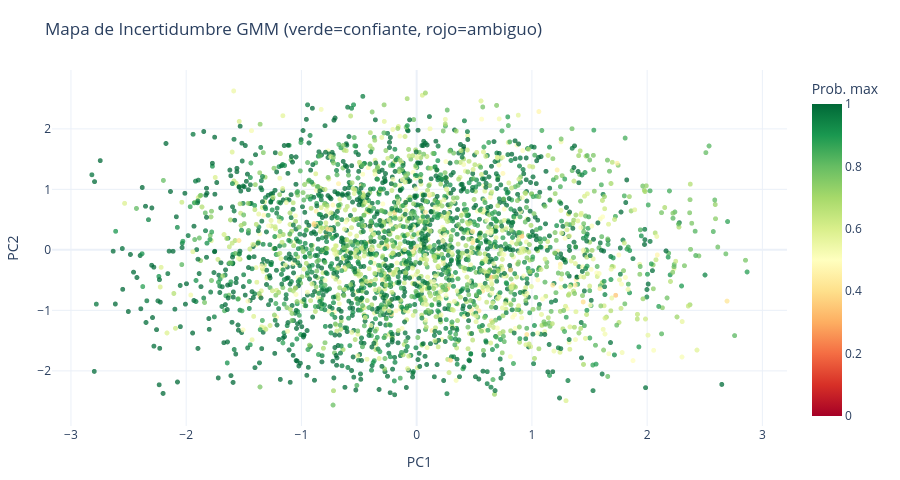

This figure's notebook cell:
### Markdown cell above
### 7.8 Mapa de Incertidumbre — Probabilidades Soft GMM

Verde = asignación clara. Rojo = zona de transición entre ecorregiones.

### Code cell
max_prob = gmm_probs.max(axis=1)
from sklearn.decomposition import PCA as _PCA
pca2 = _PCA(n_components=2, random_state=42)
pca_coords = pca2.fit_transform(X_scaled)
np.random.seed(42)
sidx = np.random.choice(len(X_scaled), size=min(3000, len(X_scaled)), replace=False)
fig_unc = px.scatter(
    x=pca_coords[sidx, 0], y=pca_coords[sidx, 1],
    color=max_prob[sidx], color_continuous_scale='RdYlGn', range_color=[0,1],
    opacity=0.75, labels={'x':'PC1','y':'PC2','color':'Prob. max'},
    title='Mapa de Incertidumbre GMM (verde=confiante, rojo=ambiguo)',
    template='plotly_white',
)
fig_unc.update_traces(marker_size=5)
fig_unc.update_layout(height=480, margin=dict(l=40,r=40,t=70,b=40))
fig_unc.show()
fig_hist = px.histogram(
    x=max_prob, nbins=50,
    labels={'x':'Probabilidad maxima de pertenencia'},
    title='Distribucion de Confianza de Asignacion GMM',
    template='plotly_white', color_discrete_sequence=['#2d6a4f'],
)
fig_hist.add_vline(x=0.8, line_dash='dot', line_color='red',
                   annotation_text='Umbral 0.8')
fig_hist.update_layout(height=350, margin=dict(l=40,r=40,t=70,b=40))
fig_hist.show()
ambiguous = (max_prob < 0.8).sum()
print(f'Muestras con confianza < 0.8 (zonas de transicion): {ambiguous} ({ambiguous/len(max_prob)*100:.1f}%)')

### Figure 1 — Plotly figure (JSON) as saved in the notebook; plotly's stock layout.template omitted (floating-point values rounded to 4 significant figures; data arrays with more than 128 entries replaced by an {"elided": "..."} marker saying what was removed)
{"data": [{"hovertemplate": "PC1=%{x}<br>PC2=%{y}<br>Prob. max=%{marker.color}<extra></extra>", "legendgroup": "", "marker": {"color": {"elided": "3000 float values"}, "coloraxis": "coloraxis", "opacity": 0.75, "size": 5, "symbol": "circle"}, "mode": "markers", "name": "", "showlegend": false, "type": "scattergl", "x": {"elided": "3000 float values"}, "xaxis": "x", "y": {"elided": "3000 float values"}, "yaxis": "y"}], "layout": {"coloraxis": {"cmax": 1, "cmin": 0, "colorbar": {"title": {"text": "Prob. max"}}, "colorscale": [[0, "rgb(165,0,38)"], [0.1, "rgb(215,48,39)"], [0.2, "rgb(244,109,67)"], [0.3, "rgb(253,174,97)"], [0.4, "rgb(254,224,139)"], [0.5, "rgb(255,255,191)"], [0.6, "rgb(217,239,139)"], [0.7, "rgb(166,217,106)"], [0.8, "rgb(102,189,99)"], [0.9, "rgb(26,152,80)"], [1, "rgb(0,104,55)"]]}, "height": 480, "legend": {"tracegroupgap": 0}, "margin": {"b": 40, "l": 40, "r": 40, "t": 70}, "title": {"text": "Mapa de Incertidumbre GMM (verde=confiante, rojo=ambiguo)"}, "xaxis": {"anchor": "y", "domain": [0, 1], "title": {"text": "PC1"}}, "yaxis": {"anchor": "x", "domain": [0, 1], "title": {"text": "PC2"}}}}
